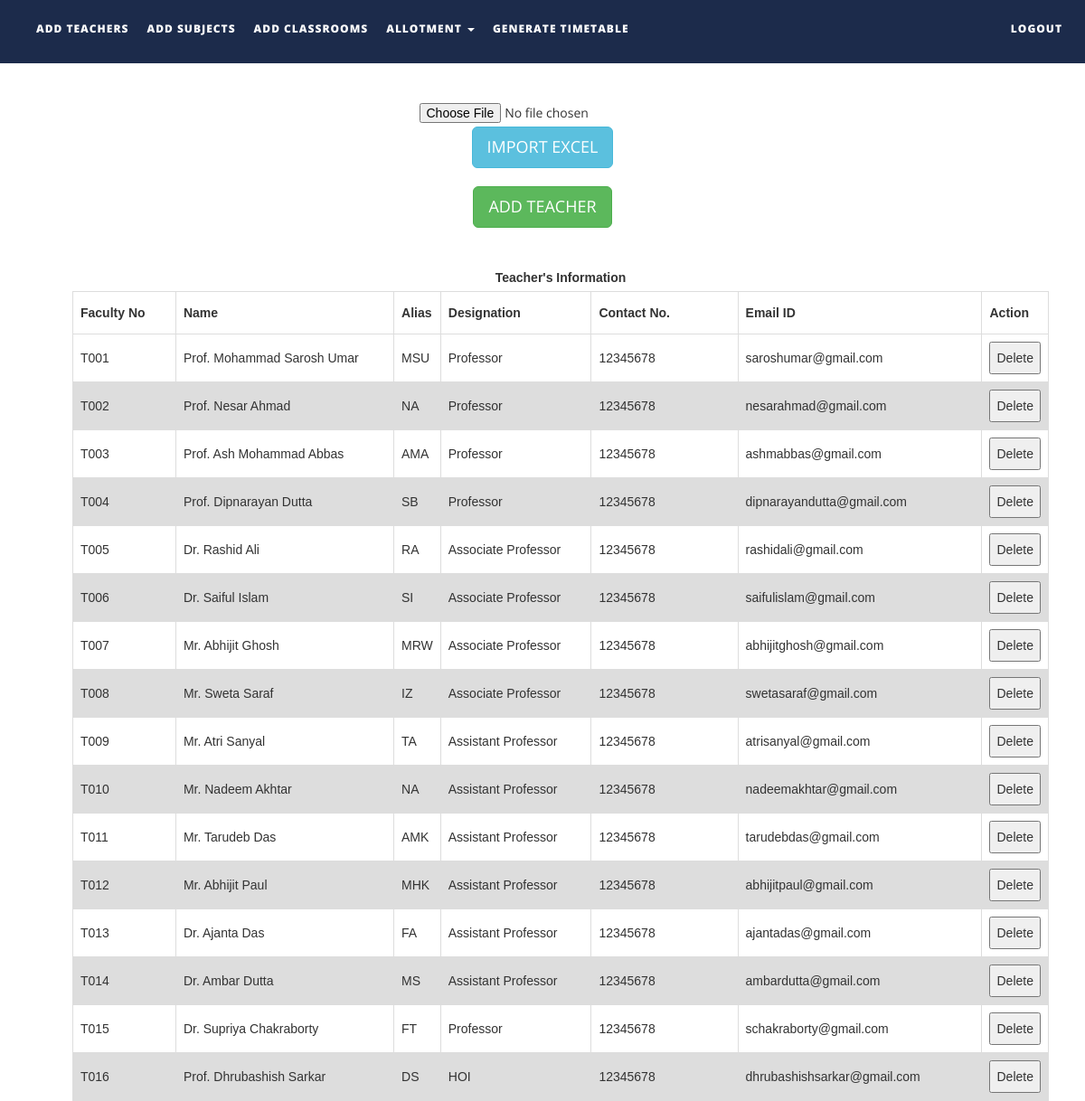
The app's page /files/addteachers.php with its own data.
### tables this page shows
CREATE TABLE `teachers` (
  `faculty_number` varchar(10) NOT NULL,
  `name` text NOT NULL,
  `alias` varchar(10) NOT NULL,
  `designation` varchar(30) NOT NULL,
  `contact_number` varchar(15) NOT NULL,
  `emailid` varchar(50) NOT NULL
);

### files/addteachers.php (the view, shortened to what this page needs)
<!DOCTYPE html>
<html xmlns="http://www.w3.org/1999/xhtml">
<head>
    <link href="assets/css/bootstrap.css" rel="stylesheet"/>
    <link href="assets/css/font-awesome.min.css" rel="stylesheet"/>
    <link href="assets/css/flexslider.css" rel="stylesheet"/>
    <link href="assets/css/style.css" rel="stylesheet"/>
</head>
<body>
<div class="navbar navbar-inverse navbar-fixed-top " id="menu">
    <div class="container">
        <div class="navbar-collapse collapse move-me">
            <ul class="nav navbar-nav navbar-left">
                <li><a href="addteachers.php">ADD TEACHERS</a></li>
                <li><a href="addsubjects.php">ADD SUBJECTS</a></li>
                <li><a href="addclassrooms.php">ADD CLASSROOMS</a></li>
                <li class="dropdown"><a class="dropdown-toggle" data-toggle="dropdown" aria-expanded="false">ALLOTMENT
                        <span class="caret"></span></a>
                </li>
                <li><a href="generatetimetable.php">GENERATE TIMETABLE</a></li>
            </ul>
            <ul class="nav navbar-nav navbar-right">
                <li><a href="index.php">LOGOUT</a></li>
            </ul>
        </div>
    </div>
</div>
<br>
<div align="center" style="margin-top:80px">
    <form name="import" method="post" enctype="multipart/form-data">
        <input type="file" name="file"/>
        <input type="submit" name="teacherexcel" id="teacherexcel" class="btn btn-info btn-lg" value="IMPORT EXCEL"/>
    </form>
</div>
<div align="center" style="margin-top:20px">
    <button id="teachermanual" class="btn btn-success btn-lg">ADD TEACHER</button>
</div>
<div>
    <br>
    <table id=teacherstable style="margin-left: 80px">
        <caption><strong>Teacher's Information </strong></caption>
        <tr>
            <th width="130">Faculty No</th>
            <th width=290>Name</th>
            <th width=50>Alias</th>
            <th width="190">Designation</th>
            <th width="190">Contact No.</th>
            <th width="290">Email ID</th>
            <th width="40">Action</th>
        </tr>
        <tbody>
        <?php
        $q = mysqli_query(mysqli_connect("localhost", "root", "", "ttms"),
            "SELECT * FROM teachers ORDER BY faculty_number ASC");
        while ($row = mysqli_fetch_assoc($q)) {
            echo "<tr><td>{$row['faculty_number']}</td>
                    <td>{$row['name']}</td>
                    <td>{$row['alias']}</td>
                    <td>{$row['designation']}</td>
                    <td>{$row['contact_number']}</td>
                    <td>{$row['emailid']}</td>
                   <td>
                    <button>Delete</button></td>
                    </tr>\n";
        }
        ?>
        </tbody>
    </table>
</div>
</body>
</html>

### files/assets/css/style.css (style rules this page uses)
#menu { background-color: rgba(28, 43, 75, 1); color: #fff; font-size: 12px; font-weight: 900; letter-spacing: 1px; min-height: 70px; }
.navbar-inverse { border-color: transparent; }
.navbar-inverse .navbar-nav > li > a, .navbar-inverse .navbar-nav > li > a:hover { color: #FFF; padding: 22px 10px; }

### files/addteachers.php (style rules this page uses)
table { margin-top: 10px; font-family: arial, sans-serif; border-collapse: collapse; margin-left: 30px; width: 90%; }
td, th { border: 1px solid #dddddd; text-align: left; padding: 8px; }
tr:nth-child(even) { background-color: #dddddd; }

### records on screen
teachers: faculty_number "T001", name "Prof. Mohammad Sarosh Umar", alias "MSU", designation "Professor", contact_number "12345678", emailid "saroshumar@gmail.com"
teachers: faculty_number "T002", name "Prof. Nesar Ahmad", alias "NA", designation "Professor", contact_number "12345678", emailid "nesarahmad@gmail.com"
teachers: faculty_number "T003", name "Prof. Ash Mohammad Abbas", alias "AMA", designation "Professor", contact_number "12345678", emailid "ashmabbas@gmail.com"
teachers: faculty_number "T004", name "Prof. Dipnarayan Dutta", alias "SB", designation "Professor", contact_number "12345678", emailid "dipnarayandutta@gmail.com"
teachers: faculty_number "T005", name "Dr. Rashid Ali", alias "RA", designation "Associate Professor", contact_number "12345678", emailid "rashidali@gmail.com"
teachers: faculty_number "T006", name "Dr. Saiful Islam", alias "SI", designation "Associate Professor", contact_number "12345678", emailid "saifulislam@gmail.com"
teachers: faculty_number "T007", name "Mr. Abhijit Ghosh", alias "MRW", designation "Associate Professor", contact_number "12345678", emailid "abhijitghosh@gmail.com"
teachers: faculty_number "T008", name "Mr. Sweta Saraf", alias "IZ", designation "Associate Professor", contact_number "12345678", emailid "swetasaraf@gmail.com"
teachers: faculty_number "T009", name "Mr. Atri Sanyal", alias "TA", designation "Assistant Professor", contact_number "12345678", emailid "atrisanyal@gmail.com"
teachers: faculty_number "T010", name "Mr. Nadeem Akhtar", alias "NA", designation "Assistant Professor", contact_number "12345678", emailid "nadeemakhtar@gmail.com"
teachers: faculty_number "T011", name "Mr. Tarudeb Das", alias "AMK", designation "Assistant Professor", contact_number "12345678", emailid "tarudebdas@gmail.com"
teachers: faculty_number "T012", name "Mr. Abhijit Paul", alias "MHK", designation "Assistant Professor", contact_number "12345678", emailid "abhijitpaul@gmail.com"
teachers: faculty_number "T013", name "Dr. Ajanta Das", alias "FA", designation "Assistant Professor", contact_number "12345678", emailid "ajantadas@gmail.com"
teachers: faculty_number "T014", name "Dr. Ambar Dutta", alias "MS", designation "Assistant Professor", contact_number "12345678", emailid "ambardutta@gmail.com"
teachers: faculty_number "T015", name "Dr. Supriya Chakraborty", alias "FT", designation "Professor", contact_number "12345678", emailid "schakraborty@gmail.com"
teachers: faculty_number "T016", name "Prof. Dhrubashish Sarkar", alias "DS", designation "HOI", contact_number "12345678", emailid "dhrubashishsarkar@gmail.com"
